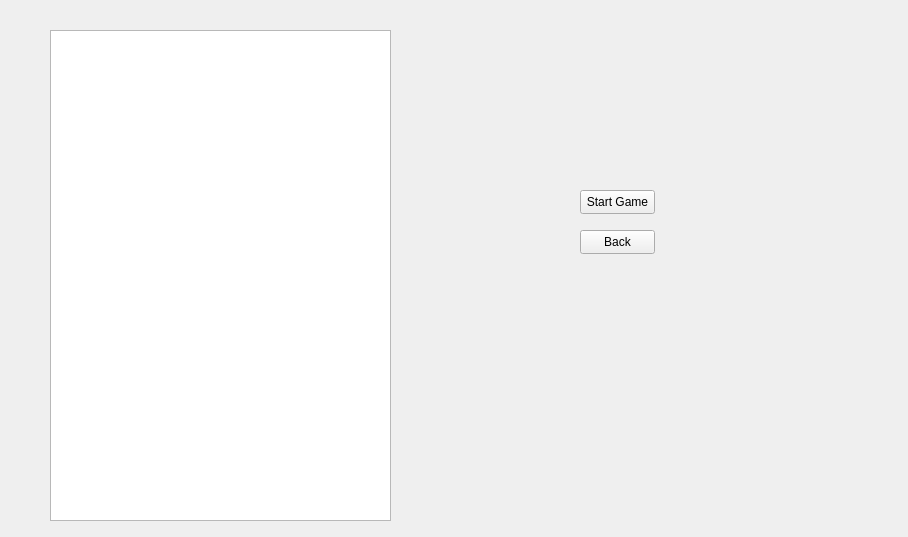
<?xml version="1.0" encoding="UTF-8"?>
<ui version="4.0">
 <class>CampaignSelectionClass</class>
 <widget class="QWidget" name="CampaignSelectionClass">
  <property name="geometry">
   <rect>
    <x>0</x>
    <y>0</y>
    <width>908</width>
    <height>537</height>
   </rect>
  </property>
  <property name="windowTitle">
   <string>CampaignSelection</string>
  </property>
  <widget class="QListView" name="list_campaign">
   <property name="geometry">
    <rect>
     <x>50</x>
     <y>30</y>
     <width>341</width>
     <height>491</height>
    </rect>
   </property>
  </widget>
  <widget class="QPushButton" name="button_startGame">
   <property name="geometry">
    <rect>
     <x>580</x>
     <y>190</y>
     <width>75</width>
     <height>24</height>
    </rect>
   </property>
   <property name="text">
    <string>Start Game</string>
   </property>
  </widget>
  <widget class="QPushButton" name="button_back">
   <property name="geometry">
    <rect>
     <x>580</x>
     <y>230</y>
     <width>75</width>
     <height>24</height>
    </rect>
   </property>
   <property name="text">
    <string>Back</string>
   </property>
  </widget>
 </widget>
 <layoutdefault spacing="6" margin="11"/>
 <resources/>
 <connections/>
</ui>
